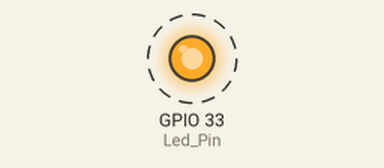
Bench run of a sketch on a simulated ESP32. On the bench: output pins drawn as LEDs (lit = HIGH). Dashed ring = blinking.

Above: at 0.3 s.
Timing chart, 0 to 3.0 s (numbered marks = the images above):
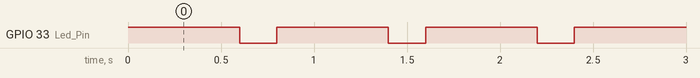

The sketch:

32.ino
```cpp
//definição do pino de LED

#define Led_Pin 33

void setup() {
  // configura o pino como saída
  Serial.begin(115200);
  pinMode(Led_Pin, OUTPUT);
}

void loop() {
  digitalWrite(Led_Pin, HIGH);
  delay(600); // espera
  digitalWrite(Led_Pin, LOW);
  delay(200); // espera
}
```

Measured:
- by itself, GPIO 33 (Led_Pin): alternates HIGH for 0.60 s and LOW for 0.20 s
